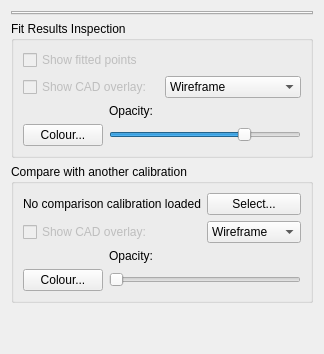
      <widget class="QWidget" name="fitting_tab">
       <property name="autoFillBackground">
        <bool>false</bool>
       </property>
       <attribute name="title">
        <string>Calibration Fitting</string>
       </attribute>
       <layout class="QGridLayout" name="gridLayout_13">
        <item row="6" column="0">
         <spacer name="verticalSpacer_4">
          <property name="orientation">
           <enum>Qt::Vertical</enum>
          </property>
          <property name="sizeHint" stdset="0">
           <size>
            <width>20</width>
            <height>40</height>
           </size>
          </property>
         </spacer>
        </item>
        <item row="3" column="0" colspan="2">
         <widget class="QGroupBox" name="groupBox_6">
          <property name="title">
           <string>Fit Results Inspection</string>
          </property>
          <layout class="QGridLayout" name="gridLayout_17">
           <item row="1" column="0">
            <widget class="QCheckBox" name="overlay_checkbox">
             <property name="enabled">
              <bool>false</bool>
             </property>
             <property name="text">
              <string>Show CAD overlay:</string>
             </property>
            </widget>
           </item>
           <item row="0" column="0" colspan="2">
            <widget class="QCheckBox" name="fitted_points_checkbox">
             <property name="enabled">
              <bool>false</bool>
             </property>
             <property name="text">
              <string>Show fitted points</string>
             </property>
            </widget>
           </item>
           <item row="1" column="1">
            <widget class="QComboBox" name="overlay_type">
             <item>
              <property name="text">
               <string>Wireframe</string>
              </property>
             </item>
             <item>
              <property name="text">
               <string>Solid model</string>
              </property>
             </item>
            </widget>
           </item>
           <item row="2" column="0" colspan="2">
            <widget class="QWidget" name="overlay_appearance_controls" native="true">
             <layout class="QGridLayout" name="gridLayout_18">
              <property name="margin">
               <number>0</number>
              </property>
              <item row="1" column="0">
               <widget class="QPushButton" name="overlay_colour_button">
                <property name="text">
                 <string>Colour...</string>
                </property>
               </widget>
              </item>
              <item row="1" column="1">
               <widget class="QSlider" name="overlay_opacity_slider">
                <property name="minimum">
                 <number>10</number>
                </property>
                <property name="maximum">
                 <number>100</number>
                </property>
                <property name="sliderPosition">
                 <number>75</number>
                </property>
                <property name="tracking">
                 <bool>false</bool>
                </property>
                <property name="orientation">
                 <enum>Qt::Horizontal</enum>
                </property>
               </widget>
              </item>
              <item row="0" column="1">
               <widget class="QLabel" name="label_3">
                <property name="text">
                 <string>Opacity:</string>
                </property>
               </widget>
              </item>
             </layout>
            </widget>
           </item>
          </layout>
         </widget>
        </item>
        <item row="0" column="0" colspan="2">
         <widget class="QTabWidget" name="subview_tabs">
          <property name="sizePolicy">
           <sizepolicy hsizetype="Expanding" vsizetype="Minimum">
            <horstretch>0</horstretch>
            <verstretch>0</verstretch>
           </sizepolicy>
          </property>
          <property name="currentIndex">
           <number>-1</number>
          </property>
         </widget>
        </item>
        <item row="5" column="0" colspan="2">
         <widget class="QGroupBox" name="groupBox_4">
          <property name="title">
           <string>Compare with another calibration</string>
          </property>
          <layout class="QGridLayout" name="gridLayout_16">
           <item row="1" column="1">
            <widget class="QPushButton" name="open_comparison_calib">
             <property name="text">
              <string>Select...</string>
             </property>
            </widget>
           </item>
           <item row="2" column="0">
            <widget class="QCheckBox" name="comparison_overlay_checkbox">
             <property name="enabled">
              <bool>false</bool>
             </property>
             <property name="text">
              <string>Show CAD overlay:</string>
             </property>
            </widget>
           </item>
           <item row="1" column="0">
            <widget class="QLabel" name="comparison_name">
             <property name="text">
              <string>No comparison calibration loaded</string>
             </property>
            </widget>
           </item>
           <item row="2" column="1">
            <widget class="QComboBox" name="comparison_overlay_type">
             <item>
              <property name="text">
               <string>Wireframe</string>
              </property>
             </item>
             <item>
              <property name="text">
               <string>Solid model</string>
              </property>
             </item>
            </widget>
           </item>
           <item row="3" column="0" colspan="2">
            <widget class="QWidget" name="comparison_overlay_appearance" native="true">
             <layout class="QGridLayout" name="gridLayout_19">
              <property name="margin">
               <number>0</number>
              </property>
              <item row="1" column="0">
               <widget class="QPushButton" name="comparison_overlay_colour_button">
                <property name="enabled">
                 <bool>true</bool>
                </property>
                <property name="text">
                 <string>Colour...</string>
                </property>
               </widget>
              </item>
              <item row="1" column="1">
               <widget class="QSlider" name="comparison_overlay_opacity_slider">
                <property name="minimum">
                 <number>10</number>
                </property>
                <property name="maximum">
                 <number>100</number>
                </property>
                <property name="tracking">
                 <bool>false</bool>
                </property>
                <property name="orientation">
                 <enum>Qt::Horizontal</enum>
                </property>
               </widget>
              </item>
              <item row="0" column="1">
               <widget class="QLabel" name="label_15">
                <property name="text">
                 <string>Opacity:</string>
                </property>
               </widget>
              </item>
             </layout>
            </widget>
           </item>
          </layout>
         </widget>
        </item>
       </layout>
      </widget>
